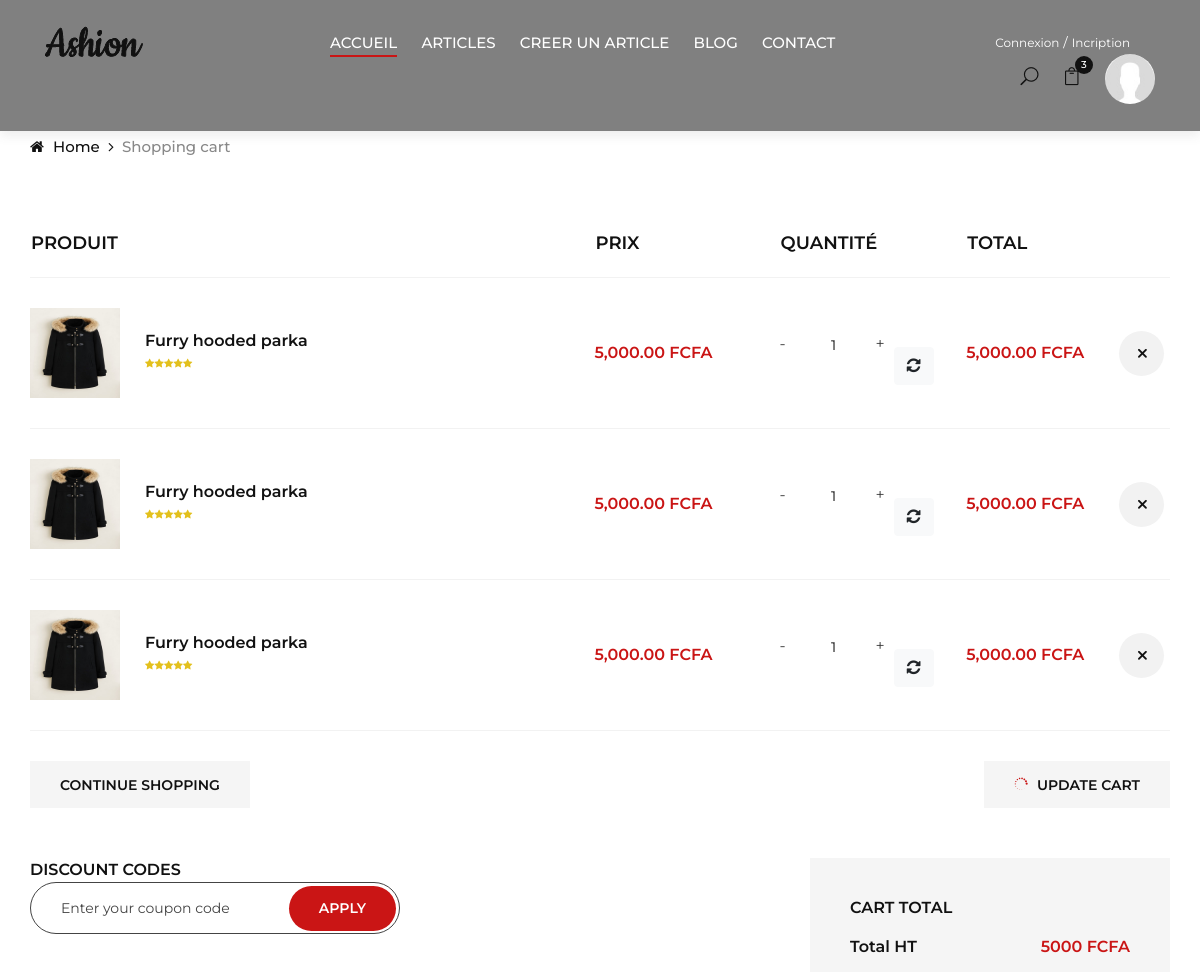
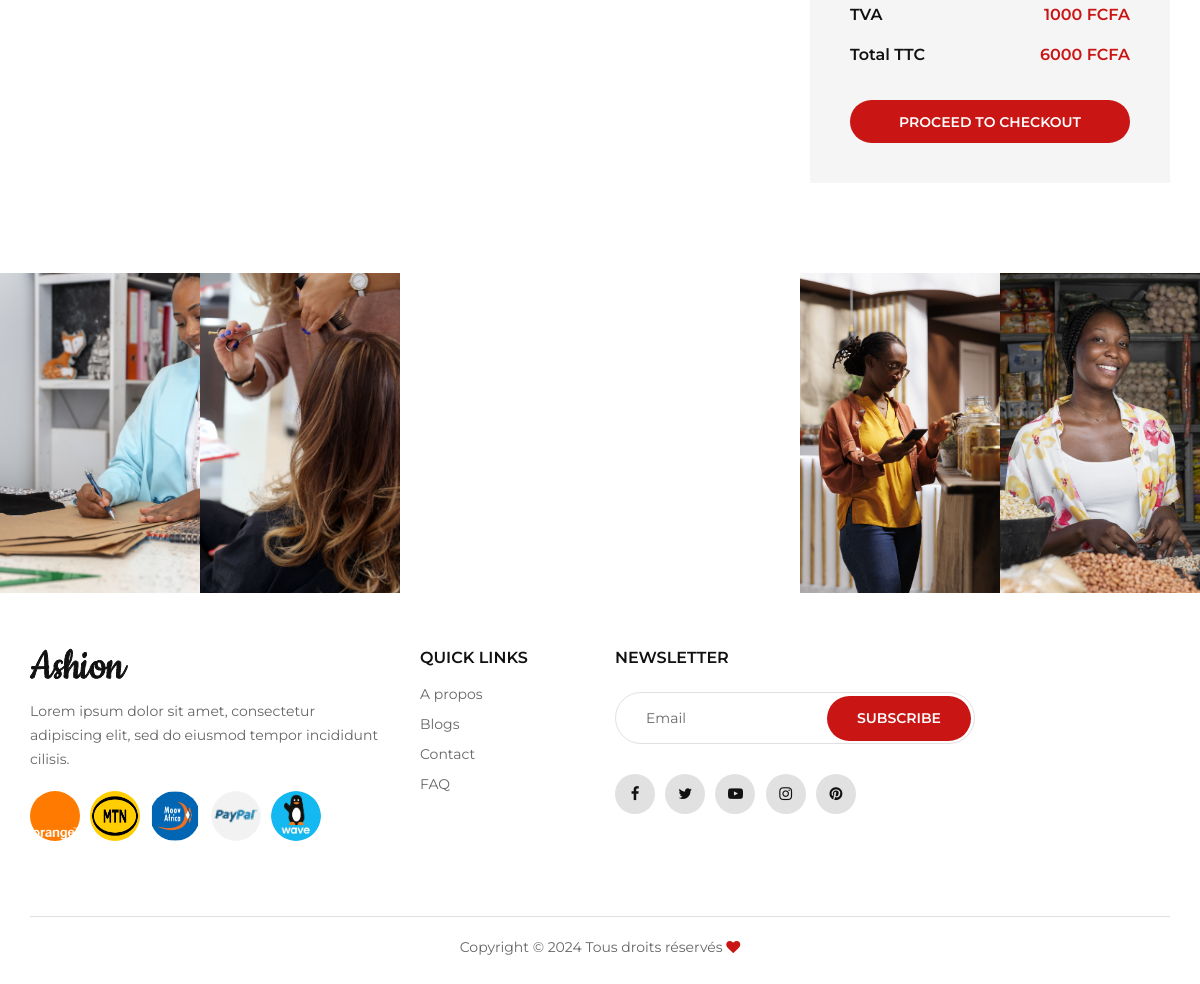
Page /shopCart.php on the committed database (2 pictures, top to bottom).
### tables this page shows
CREATE TABLE `panier` (
  `id` int(11) NOT NULL,
  `title` varchar(255) NOT NULL,
  `prix` varchar(255) NOT NULL,
  `quantity` varchar(255) NOT NULL,
  `image` longtext DEFAULT NULL
);

### shopCart.php (the view, shortened to what this page needs)
<?php
require "config.php";
?>
<!DOCTYPE html>
<html lang="fr">
<head>
    <link rel="stylesheet" href="css/bootstrap.min.css" type="text/css">
    <link rel="stylesheet" href="css/font-awesome.min.css" type="text/css">
    <link rel="stylesheet" href="css/elegant-icons.css" type="text/css">
    <link rel="stylesheet" href="css/jquery-ui.min.css" type="text/css">
    <link rel="stylesheet" href="css/magnific-popup.css" type="text/css">
    <link rel="stylesheet" href="css/owl.carousel.min.css" type="text/css">
    <link rel="stylesheet" href="css/slicknav.min.css" type="text/css">
    <link rel="stylesheet" href="css/style.css" type="text/css">
</head>
  <body>
  <?php include "base/header.php"; ?>
    <div class="breadcrumb-option" style="margin-top: 100px">
        <div class="container">
            <div class="row">
                <div class="col-lg-12">
                    <div class="breadcrumb__links">
                        <a href="index.php"><i class="fa fa-home"></i> Home</a>
                        <span>Shopping cart</span>
                    </div>
                </div>
            </div>
        </div>
    </div>
    <section class="shop-cart spad">
        <div class="container">
            <div class="row">
                <div class="col-lg-12">
                    <div class="shop__cart__table">
                        <table>
                            <thead>
                                <tr>
                                    <th>Produit</th>
                                    <th>Prix</th>
                                    <th>Quantité</th>
                                    <th>Total</th>
                                    <th></th>
                                </tr>
                            </thead>
                            <?php
                                $recupProduct = $bdd->query('SELECT * FROM panier');
                                while($panier = $recupProduct->fetch())
                                {
                                    ?>
                                                                <tbody>
                                <tr>
                                    <td class="cart__product__item">
                                        <img width="90" height="90" src="<?= $panier['image'] ?>" alt="picture">
                                        <div class="cart__product__item__title">
                                            <h6><?= $panier['title'] ?></h6>
                                            <div class="rating">
                                                <i class="fa fa-star"></i>
                                                <i class="fa fa-star"></i>
                                                <i class="fa fa-star"></i>
                                                <i class="fa fa-star"></i>
                                                <i class="fa fa-star"></i>
                                            </div>
                                        </div>
                                    </td>
                                    <td class="cart__price"><?= number_format($panier['prix'],2) ?> FCFA</td>
                                    <td class="cart__quantity">
                                        <form action="?id=<?= $panier['id'] ?>" method="post">
                                            <div class="pro-qty">
                                                <input type="text" name="quantity" value="<?= $panier['quantity'] ?>">
                                            </div>
                                            <button name="update_quantity" type="submit" class="btn btn-light"><span class="fa fa-refresh"></span></button>
                                        </form>
                                    </td>
                                    <td class="cart__total"><?= number_format($panier['prix'] * $panier['quantity'],2) ?> FCFA</td>
                                    <td class="cart__close">
                                        <form action="?id=<?= $panier['id'] ?>" method="post">
                                            <button name="delete_panier" style="background-color: #fff;border:none" type="submit"><span class="icon_close"></span></button>
                                        </form>
                                    </td>
                                </tr>
                            </tbody>
                                    <?php
                                }
                            ?>
                        </table>
                    </div>
                </div>
            </div>
            <div class="row">
                <div class="col-lg-6 col-md-6 col-sm-6">
                    <div class="cart__btn">
                        <a href="#">Continue Shopping</a>
                    </div>
                </div>
                <div class="col-lg-6 col-md-6 col-sm-6">
                    <div class="cart__btn update__btn">
                        <a href="#"><span class="icon_loading"></span> Update cart</a>
                    </div>
                </div>
            </div>
            <div class="row">
                <div class="col-lg-6">
                    <div class="discount__content">
                        <h6>Discount codes</h6>
                        <form action="#">
                            <input type="text" placeholder="Enter your coupon code">
                            <button type="submit" class="site-btn">Apply</button>
                        </form>
                    </div>
                </div>
                <div class="col-lg-4 offset-lg-2">
                    <div class="cart__total__procced">
                        <h6>Cart total</h6>
                        <ul>
                            <?php
                                $recupPrix = $bdd->query('SELECT prix,quantity FROM panier');
                                $calcul = $recupPrix->fetch()
                            ?>
                            <li>Total HT <span><?= $calcul['prix'] ; ?> FCFA</span></li>
                            <li>TVA <span><?= $calcul['prix'] * 0.2; ?> FCFA</span></li>
                            <li>Total TTC <span><?= $calcul['prix']*$calcul['quantity'] * 1.2; ?> FCFA</span></li>
                        </ul>
                        <?php
                            if($recupProduct->rowCount() > 0)
                            {
                                ?>
                            <a href="checkout.php" class="primary-btn">Proceed to checkout</a>
                                <?php
                            }
                            ?>
                    </div>
                </div>
            </div>
        </div>
    </section>
    <?php include "base/footer.php" ?>
  </body>
</html>

### rows in the picture
panier: image (picture), title "Furry hooded parka", prix "5,000.00", quantity "1", $panier['prix'] * $panier['quantity'] "5,000.00", prix "5000", $calcul['prix']*0.2 "1000", $calcul['prix']*$calcul['quantity'] * 1.2 "6000"
panier: image (picture), title "Furry hooded parka", prix "5,000.00", quantity "1", $panier['prix'] * $panier['quantity'] "5,000.00"
panier: image (picture), title "Furry hooded parka", prix "5,000.00", quantity "1", $panier['prix'] * $panier['quantity'] "5,000.00"

### other values in the picture
count($c) "3"
